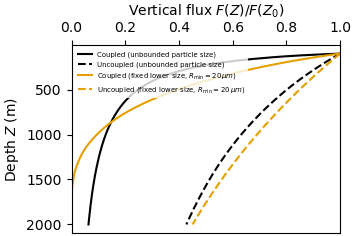

This figure's Python source:
"""Script for plotting Figure S7 of the paper
"Sinking enhances the degradation of organic particle by marine bacteria"
Uria Alcolombri, François J. Peaudecerf, Vicente Fernandez, Lars Behrendt, Kang Soo Lee, Roman Stocker
Nature Geosciences (2021)

It shows the comparison between a reference case with degradation rate without
flow and the feedback case where flow speed increases degradation,
together with the same two curves when considering a fixed range of sizes
at every depth.

See caption of Figure S7 in Extended Data for more details

Author: Francois Peaudecerf
Creation: 08.10.2019

History of modification
08.10.2019: creation
26.11.2019: change of default parameter values and figure formatting
17.12.2019: further figure editing
30.06.2021: editing for publication on Github
"""
# from __future__ import division
import numpy as np
import matplotlib.pyplot as plt
import matplotlib.gridspec as gridspec
import matplotlib as matplotlib
import sys,os
sys.path.append(os.path.realpath('..'))
import utils
from params import *
from dynamic_laws import *


##### Preamble #####

# width of figure in mm
mm_w = 150
# height of figure in mm
mm_h = 120
 
def mm2inch(value):
    return value/25.4
 
# definition of fontsize
fs = 10
matplotlib.rcParams.update({'font.size': fs})
 
# linewidth
lw = 1.0
 
# pad on the outside of the gridspec box
pad = 0.2
 
# extension for figures
ext = 'png'

# Set of color blind friendly palette
orange = [230/255.0, 159/255.0, 0.0/255.0]
skyBlue = [86/255.0, 180/255.0, 233/255.0]
bluishGreen = [0/255.0, 158/255.0, 115.0/255.0]
yellow = [240/255.0, 228/255.0, 66.0/255.0]
blue = [0/255.0, 114/255.0, 178.0/255.0]
vermilion = [213/255.0, 94/255.0, 0.0/255.0]
reddishPurple = [204/255.0, 121/255.0, 167.0/255.0]


##### Computing the vertical fluxes and plotting #####

# we compute the results for the flux on a range of z
print('Reference size R_0 = {:.2e} m'.format(R_0))
print('Minimum radius R_l = {:.2e} m'.format(R_l))
print('Maximum radius R_g = {:.2e} m'.format(R_g))
zfmax = 20*z_0
Nzf = 190
azf = np.linspace(z_0, zfmax, num=Nzf+1, endpoint=True)

R_min_l = [20e-6]#,50e-6,125e-6]
labels = [r'Coupled (fixed lower size, $R_\mathrm{min} = 20\,\mu m$)']#,r'$R_\mathrm{min} = 50\mu m$',r'$R_\mathrm{min} = 125\mu m$']
labelsref = [r'Uncoupled (fixed lower size, $R_\mathrm{min} = 20\,\mu m$)']#,r'$R_\mathrm{min} = 50\mu m$',r'$R_\mathrm{min} = 125\mu m$']
colors = [orange]#, bluishGreen, reddishPurple]

fig = plt.figure(figsize = (mm2inch(0.6*mm_w), mm2inch(0.5*mm_h))) 
gs = gridspec.GridSpec(1,1)
ax = fig.add_subplot(gs[0,0])

### we first compute the reference case with varying cut-off size with depth
FAm_ref = []
FAm = []

print('#####################################################################################')
print('Computation of vertical flux of POC in ref, feedback, and ref high cases with depth z')
print('#####################################################################################')
for zf in azf:
    print('zf = {:.0f} m'.format(zf))
    FAm.append(FA_z_m_flowbis(zf, z_0, B, omega, gamma, gamma2, E, chi, rho_dry, delta, C, R_l, R_g, beta, R_0))
    FAm_ref.append(FA_z_m_flow_refbis(zf, z_0, B, omega, gamma, E, chi, rho_dry, delta, C, R_l, R_g, beta, R_0))

FAm = np.asarray(FAm)
FAm_ref = np.asarray(FAm_ref)

ax.plot(FAm/FAm[0], azf, color = [0.0,0.0,0.0], linestyle = '-', marker = 'None', label='Coupled (unbounded particle size)')
ax.plot(FAm_ref/FAm[0],  azf, color = [0.0,0.0,0.0], linestyle = '--', marker = 'None', label='Uncoupled (unbounded particle size)')

# now we consider cut-off in size
for i,R_min in enumerate(R_min_l):
    FAm_ref = []
    FAm = []
    print('R_min = {:.2e} m'.format(R_min))

    # first guess for a lower bound of search
    R_low = 0.9*R_min
    R0_minbis = R_min # we know that's the solution at z0
    R0_min_ref = R_min

    for zf in azf:
        print('zf = {:.0f} m'.format(zf))
        # we start with the feedback case
        if R0_minbis >= R_g:
            R0_minbis = R_g
        else:
            R0_minbis = R_0_minbis(zf, R_min, z_0, B, omega, gamma, gamma2, E, chi, rho_dry,delta, 1, R_low,R_0)

        #when we are basically considering no particles in the integral, no need to look further
        if R0_minbis >= R_g:
            R0_minbis = R_g

        # we can now compute the flux at this depth in the feedback case
        FAm.append(FA_z_m_flow_fixed_cutoffbis(zf, z_0, B, omega, gamma, gamma2, E, chi, rho_dry, delta, C, R_l, R_g, beta,R0_minbis,R_0))

        # we then continue with the reference case
        # when we are basically considering no particles in the integral, no need to look further
        if R0_min_ref >= R_g:
            R0_min_ref = R_g
        else:
            R0_min_ref = R_0_min_ref(zf, R_min, z_0, B, omega, gamma, E, chi, rho_dry,delta, 1, R_low,R_0)

        # when we are basically considering no particles in the integral, no need to look further
        if R0_min_ref >= R_g:
            R0_min_ref = R_g

        # we can now compute the flux at this depth in the feedback case
        FAm_ref.append(FA_z_m_flow_ref_fixed_cutoffbis(zf, z_0, B, omega, gamma, E, chi, rho_dry, delta, C, R_l, R_g, beta,R0_min_ref,R_0))
    
    FAm = np.asarray(FAm)
    FAm_ref = np.asarray(FAm_ref)

    # normalised option
    ax.plot(FAm/FAm[0], azf, color = colors[i], linestyle = '-', marker = 'None',label = labels[i])
    ax.plot(FAm_ref/FAm[0],  azf, color = colors[i], linestyle = '--', marker = 'None',label = labelsref[i])

ax.set_xlabel(r'Vertical flux $F(Z)/F(Z_0)$')
ax.set_ylabel(r'Depth $Z \;(\mathrm{m})$')

ax.invert_yaxis()
ax.xaxis.tick_top()
ax.xaxis.set_label_position('top') 

# Setting axes limits
ax.set_xlim([0,1.0])

plt.legend(loc = 0, fontsize = 5.0, edgecolor = 'none')

gs.tight_layout(fig, rect = [0.0, 0.0, 1.0, 1.0],  h_pad = 0.0, w_pad = 0.0, pad = pad)

# plt.show()
# plt.close()
# exit()
utils.save("FigureS7", ext=ext, close=True, verbose=True)
